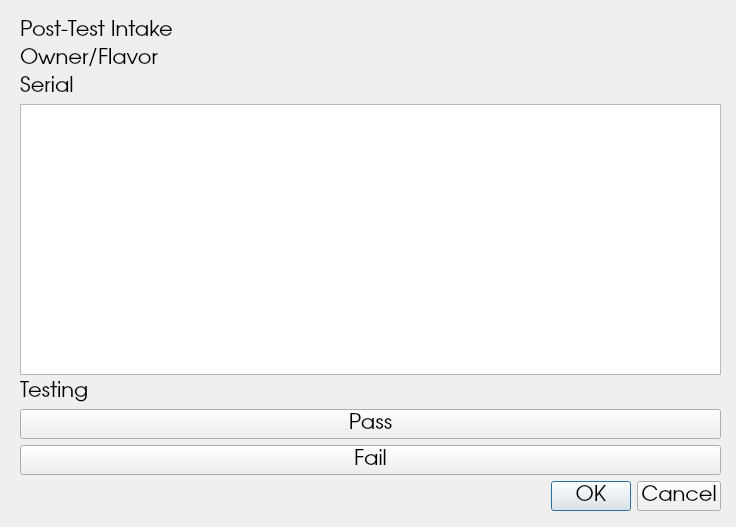
<?xml version="1.0" encoding="UTF-8"?>
<ui version="4.0">
 <class>Dialog</class>
 <widget class="QDialog" name="Dialog">
  <property name="geometry">
   <rect>
    <x>0</x>
    <y>0</y>
    <width>736</width>
    <height>527</height>
   </rect>
  </property>
  <property name="windowTitle">
   <string>Dialog</string>
  </property>
  <widget class="QWidget" name="verticalLayoutWidget">
   <property name="geometry">
    <rect>
     <x>20</x>
     <y>20</y>
     <width>701</width>
     <height>491</height>
    </rect>
   </property>
   <property name="font">
    <font>
     <family>URW Gothic L</family>
     <pointsize>16</pointsize>
    </font>
   </property>
   <layout class="QVBoxLayout" name="verticalLayout">
    <item>
     <widget class="QLabel" name="label">
      <property name="font">
       <font>
        <family>URW Gothic L</family>
        <pointsize>16</pointsize>
       </font>
      </property>
      <property name="text">
       <string>Post-Test Intake</string>
      </property>
     </widget>
    </item>
    <item>
     <widget class="QLabel" name="labelOwnerFlavor">
      <property name="font">
       <font>
        <family>URW Gothic L</family>
        <pointsize>16</pointsize>
       </font>
      </property>
      <property name="text">
       <string>Owner/Flavor</string>
      </property>
     </widget>
    </item>
    <item>
     <widget class="QLabel" name="labelSerial">
      <property name="font">
       <font>
        <family>URW Gothic L</family>
        <pointsize>16</pointsize>
       </font>
      </property>
      <property name="text">
       <string>Serial</string>
      </property>
     </widget>
    </item>
    <item>
     <layout class="QVBoxLayout" name="verticalLayout_2">
      <item>
       <layout class="QHBoxLayout" name="horizontalLayout"/>
      </item>
      <item>
       <widget class="QListWidget" name="listContainer">
        <property name="font">
         <font>
          <family>URW Gothic L</family>
          <pointsize>16</pointsize>
         </font>
        </property>
       </widget>
      </item>
     </layout>
    </item>
    <item>
     <widget class="QLabel" name="label_2">
      <property name="text">
       <string>Testing</string>
      </property>
     </widget>
    </item>
    <item>
     <widget class="QPushButton" name="pushPass">
      <property name="text">
       <string>Pass</string>
      </property>
      <property name="checkable">
       <bool>true</bool>
      </property>
     </widget>
    </item>
    <item>
     <widget class="QPushButton" name="pushFail">
      <property name="text">
       <string>Fail</string>
      </property>
      <property name="checkable">
       <bool>true</bool>
      </property>
     </widget>
    </item>
    <item>
     <widget class="QDialogButtonBox" name="buttonBox">
      <property name="font">
       <font>
        <family>URW Gothic L</family>
        <pointsize>16</pointsize>
       </font>
      </property>
      <property name="standardButtons">
       <set>QDialogButtonBox::Cancel|QDialogButtonBox::Ok</set>
      </property>
     </widget>
    </item>
   </layout>
  </widget>
 </widget>
 <resources/>
 <connections/>
</ui>
